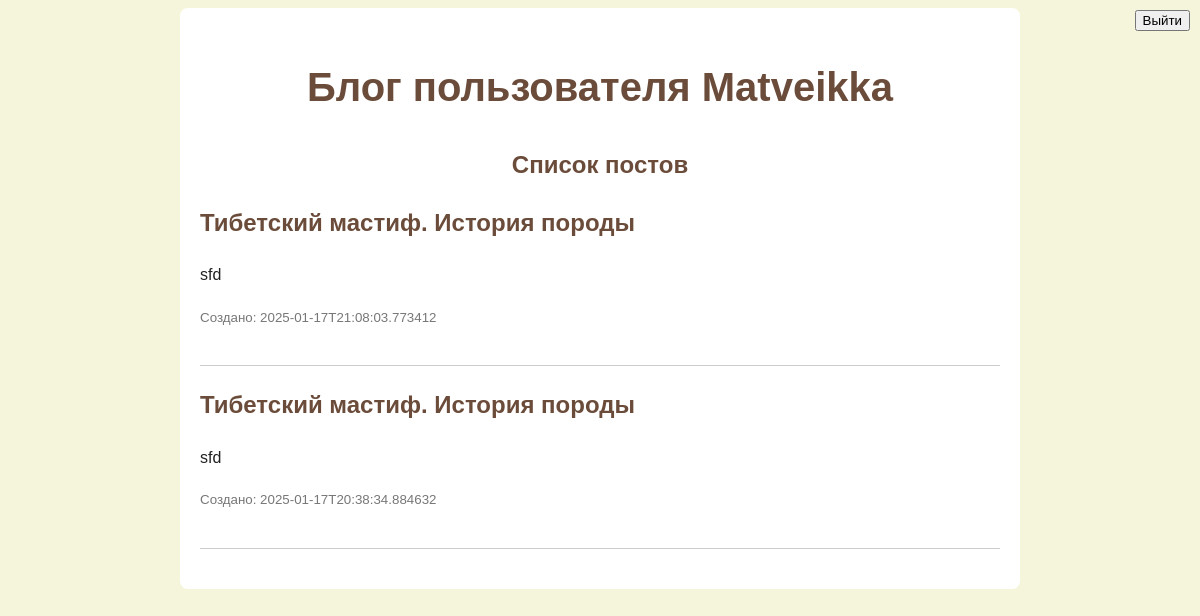
The page /home_page on the database its author committed.
### tables this page shows
CREATE TABLE posts (id INTEGER PRIMARY KEY AUTOINCREMENT, title TEXT NOT NULL, rezume TEXT NOT NULL, info TEXT NOT NULL, created_at DATETIME DEFAULT CURRENT_TIMESTAMP, slug TEXT UNIQUE NOT NULL);

### Diplom_Flask/app.py (the view)
@app.route('/home_page')
def all_posts():
    conn = get_db_connection()
    posts = conn.execute('SELECT * FROM posts ORDER BY created_at DESC').fetchall()
    conn.close()
    is_superuser = current_user.is_superuser if current_user.is_authenticated else False
    return render_template('home.html', posts=posts, is_superuser=is_superuser)

### Diplom_Flask/app.py (called while the page is built)
@app.before_request
def before_first_request():
    global first_request
    if first_request:
        init_db()
        init_superuser()
        first_request = False

def get_db_connection():
    conn = sqlite3.connect('database.db')
    conn.row_factory = sqlite3.Row
    return conn

### Diplom_Flask/templates/home.html (shortened to what this page needs)
{% extends "base.html" %}
{% set show_header = True %}
{% block content %}
    <h2 class="centered">Список постов</h2>
    <button type="button" onclick="location.href='/'" class="logout-button">Выйти</button>
    {% for post in posts %}
        <div class="post">
            <h2><a href="/posts/{{ post['slug'] }}">{{ post['title'] }}</a></h2>
            <p>{{ post['rezume'] }}</p>
            <p><small>Создано: {{ post['created_at'] }}</small></p>
        </div>
    {% endfor %}
{% endblock %}

### Diplom_Flask/templates/base.html (shortened to what this page needs)
<!DOCTYPE html>
<html lang="ru">
<head>
    <link rel="stylesheet" href="/static/static.css">
</head>
<body>
    <div class="container">
        <header>
            {% if show_header %}
                <h1 class="centered">Блог пользователя Matveikka</h1>
            {% endif %}
        </header>
        <main>
            {% block content %}{% endblock %}
        </main>
    </div>
</body>
</html>

### Diplom_Flask/static/static.css (style rules this page uses)
body { font-family: Arial, sans-serif; background-color: #F5F5DC; color: #222; line-height: 1.6; }
.container { max-width: 800px; margin: 0 auto; padding: 20px; background-color: #fff; border-radius: 8px; }
header { text-align: center; margin-bottom: 10px; }
h1 { font-size: 2.5em; color: #6B4C3A; }
.post { border-bottom: 1px solid #ccc; margin-bottom: 20px; padding-bottom: 20px; }
.post h2 a { color: #6B4C3A; }
h2 { color: #6B4C3A; }
small { color: #777; }
.centered { text-align: center; }
a { color: #6B4C3A; text-decoration: none; }
.logout-button { position: absolute; top: 10px; right: 10px; }

### rows shown on the page
posts: title "Тибетский мастиф. История породы", rezume "sfd", created_at "2025-01-17T21:08:03.773412"
posts: title "Тибетский мастиф. История породы", rezume "sfd", created_at "2025-01-17T20:38:34.884632"
